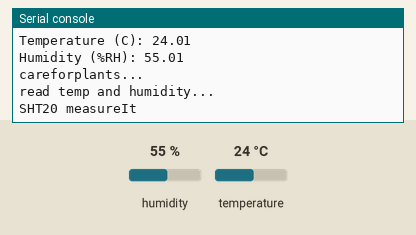
Simulated run of this program. Board: Raspberry Pi Pico running MicroPython. Shown: the last lines printed to the serial console. The test bench sets the inputs (shaded band); at power-on: humidity 55 %, temperature 24 °C.

Above: at 1.2 s.
1.3 s: humidity set to 22 %
At 2.01 s:
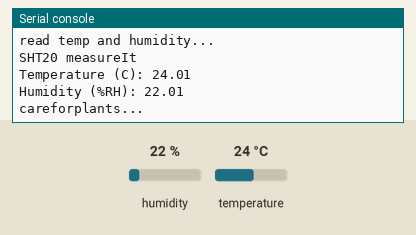
2.8 s: temperature set to 12 °C
At 3.45 s:
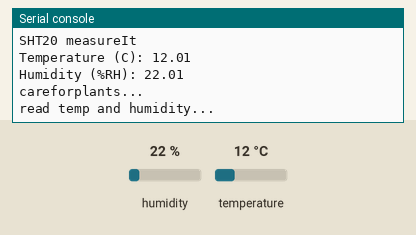
4.3 s: humidity set to 40 %
At 5.3 s:
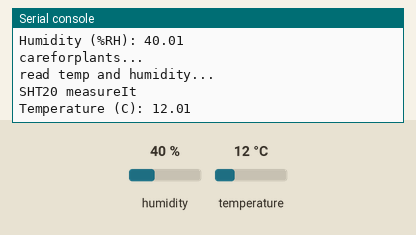
Timing chart, 0 to 7.3 s (numbered marks = the images above; inputs shaded):
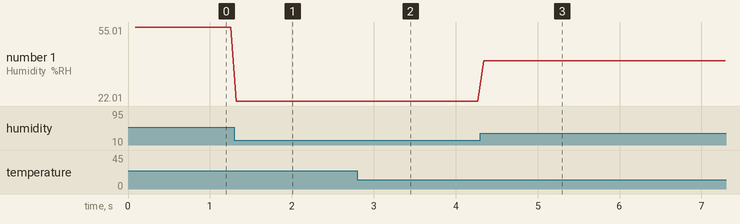

The program:

testTemperatureHumidityProbe.py
```python
import sys
from machine import Pin, PWM, ADC, I2C
from micropython_sht20 import SHT20


#
## SH20 temperature humidity probe
#
class TemperatureHumidityProbe(object):

    def __init__(self):
        # setup the I2C communication for the SHT20 sensor
        #  I2C Pins
        I2C_PORT = 1
        I2C_SDA = 6
        I2C_SCL = 7

        i2c = I2C(I2C_PORT, scl=Pin(I2C_SCL), sda=Pin(I2C_SDA))

        addr = i2c.scan()

        addr = i2c.scan()[0]
        print("**************************" + str(addr))

        self.sht = SHT20(i2c)
        self.sht.reset()

        self.temperature = 0
        self.humidity = 0


    def measureIt(self):

        try:
            print('SHT20 measureIt')
            #self.sht.reset()

            self.temperature = self.sht.temperature
            self.temperature = round(self.temperature, 2)

            self.humidity = self.sht.humidity
            self.humidity = round(self.humidity, 2)

            print("Temperature (C): " + str(self.temperature))
            print("Humidity (%RH): " + str(self.humidity))


        except Exception as e:
            print(e)


"""
This code controls various devices such as a pump, fan, heater, light, and probe.
The "careforplants" method performs various tasks such as controlling the lights, temperature, watering, and displaying data on the LCD screen.
It also includes error handling to handle hardware errors and general exceptions.
"""
class PlantCare(object):


    # define temperature range
    MIN_TEMPERATURE  = 20
    MAX_TEMPERATURE = 40

    def __init__(self, ip):


        self.probe = TemperatureHumidityProbe()


    def careforplants(self):

        print("careforplants...")
        # Look after plants
        try:


            print("read temp and humidity...")
            self.probe.measureIt()


        except Exception as e:
            print(e)
            sys.exit("Terminated")

def main():

    datetime = '10:01:00,Sunday,2024-09-29'
    plantCare = PlantCare("192.168.1.1")

    while True:
        plantCare.careforplants()

if __name__ == "__main__":
    main()
```

micropython_sht20.py
```python
# (licence header left out)
"""
`sht20`
================================================================================

MicroPython Driver for the Sensirion SHT20 Temperature Sensor


* Author(s): Jose D. Montoya


"""

import time
import struct
from micropython import const


__version__ = "0.0.0+auto.0"
__repo__ = "https://github.com/jposada202020/MicroPython_SHT20.git"

_SOFTRESET = const(0xFE)
_TEMPERATURE = const(0xF3)
_HUMIDITY = const(0xF5)
_READ_USER1 = const(0xE7)
_WRITE_USER1 = const(0xE6)
_TEMP_RH_RES = (0, 1, 128, 129)


class SHT20:
    """Driver for the SHT20 Sensor connected over I2C.

    :param ~machine.I2C i2c: The I2C bus the SHT20 is connected to.
    :param int address: The I2C device address. Defaults to :const:`0x40`

    :raises RuntimeError: if the sensor is not found

    **Quickstart: Importing and using the device**

    Here is an example of using the :class:`SHT20` class.
    First you will need to import the libraries to use the sensor

    .. code-block:: python

        from machine import Pin, I2C
        from micropython_sht20 import sht20

    Once this is done you can define your `machine.I2C` object and define your sensor object

    .. code-block:: python

        i2c = I2C(1, sda=Pin(2), scl=Pin(3))
        sht20 = sht20.SHT20(i2c)

    Now you have access to the attributes

    .. code-block:: python

        temperature = sht20.temperature
        humidity = sht20.humidity

    """

    def __init__(self, i2c, address: int = 0x40) -> None:
        self._i2c = i2c
        self._address = address

    def reset(self) -> None:
        """Perform a soft reset of the sensor, resetting all settings to their power-on defaults"""
        self._i2c.writeto(self._address, bytes([_SOFTRESET]), False)
        time.sleep(0.015)

    @property
    def temperature(self) -> float:
        """The measured temperature in Celsius."""
        self._i2c.writeto(self._address, bytes([_TEMPERATURE]), False)
        data = bytearray(3)
        while True:
            # While busy, the sensor doesn't respond to reads.
            try:
                self._i2c.readfrom_into(self._address, data)
                if data[0] != 0xFF:  # Check if read succeeded.
                    break
            except OSError:
                pass
        value, checksum = struct.unpack(">HB", data)

        if checksum != self._crc(data[:2]):
            raise ValueError("CRC mismatch")

        time.sleep(0.050)

        return value * 175.72 / 65536.0 - 46.85

    @property
    def humidity(self) -> float:
        """The measured relative humidity in percent."""
        self._i2c.writeto(self._address, bytes([_HUMIDITY]), False)
        data = bytearray(3)
        while True:
            try:
                self._i2c.readfrom_into(self._address, data)
                if data[0] != 0xFF:
                    break
            except OSError:
                pass
        value, checksum = struct.unpack(">HB", data)

        if checksum != self._crc(data[:2]):
            raise ValueError("CRC mismatch")

        time.sleep(0.016)

        return value * 125.0 / 65536.0 - 6.0

    @property
    def temp_rh_resolution(self) -> str:
        """The temperature and relative humidity resolution

        Have one of the following values: [#f1]_

            =======  ==============  ==============
             value       RH res %        T res C
            =======  ==============  ==============
               0      0.04 (12bit)    0.01 (14bit)
               1      0.7  (8bit)     0.04 (12bit)
               2      0.17 (10bit)    0.02 (13bit)
               3      0.08 (11bit)    0.08 (11bit)
            =======  ==============  ==============


        .. [#f1] HTU21D(F) RH/T Sensor IC Datasheet. TE connectivity. 2017. p13

        """
        data = bytearray(1)
        values = {
            0x00: "RH=0.04, T=0.01",
            0x01: "RH=0.7, T=0.04",
            0x80: "RH=0.17, T=0.02",
            0x81: "RH=0.08, T=0.08",
        }

        self._i2c.writeto(self._address, bytes([_READ_USER1]), False)
        self._i2c.readfrom_into(self._address, data)
        res = data[0] & 0x81

        return values[res]

    @temp_rh_resolution.setter
    def temp_rh_resolution(self, val: int) -> None:
        if val not in _TEMP_RH_RES:
            raise ValueError("Temp/Humidity Resolution must be a valid option")
        data = bytearray(1)
        self._i2c.writeto(self._address, bytes([_READ_USER1]), False)
        self._i2c.readfrom_into(self._address, data)
        reg = data[0] & ~0x81
        reg |= val
        self._i2c.writeto(self._address, bytes([_WRITE_USER1, reg]), False)

    @staticmethod
    def _crc(data: bytearray) -> int:
        crc = 0
        for byte in data:
            crc ^= byte
            for _ in range(8):
                if crc & 0x80:
                    crc <<= 1
                    crc ^= 0x131
                else:
                    crc <<= 1
        return crc
```

Measured:
- after the input at 1.3 s, the serial console: prints a new line at once (image 1)
- after the input at 2.8 s, the serial console: prints a new line after 0.10 s (image 2)
- after the input at 4.3 s, the serial console: prints a new line at once (image 3)
- plotted number 1: 55.01 → 22.01 after the input at 1.3 s, 22.01 → 40.01 after the input at 4.3 s
